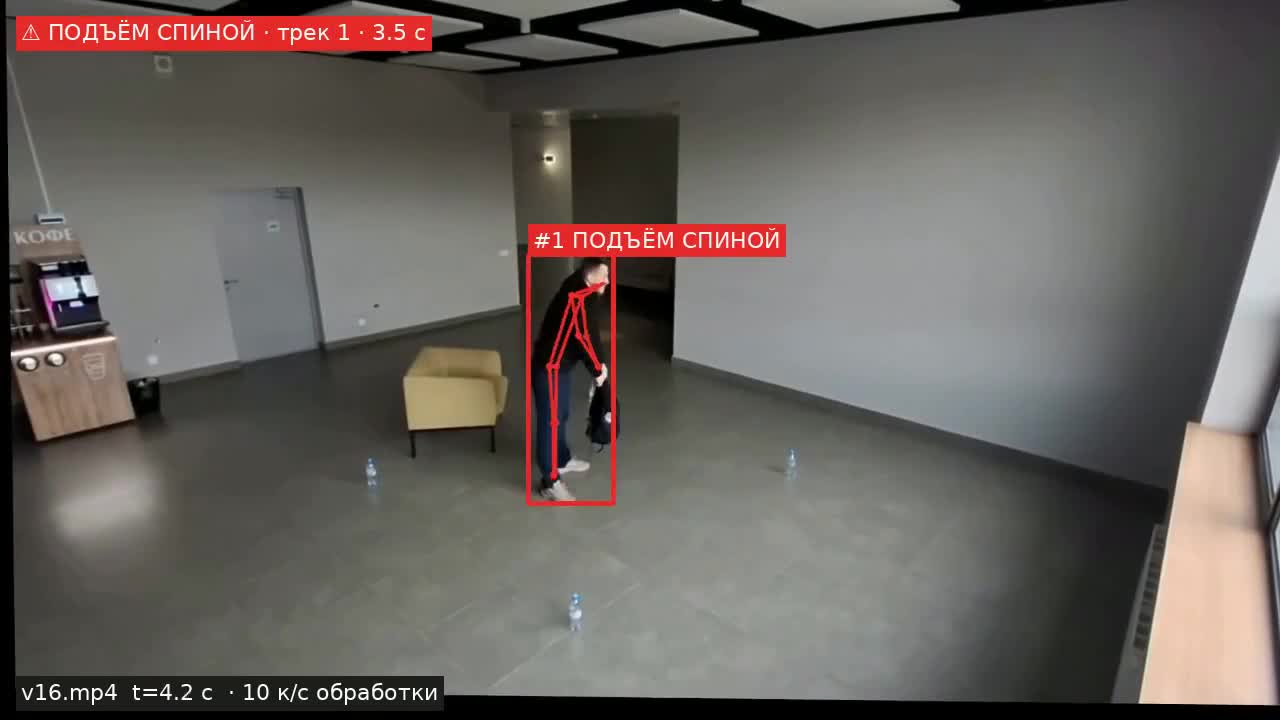
#> input picture journal/web/dataset-media/cp3-carry.jpg, 1280 x 720 px
$ python grid.py ../../journal/web/dataset-media/cp3-carry.jpg
#> lines starting #> are read from the running program, lines starting #| are printed output that depends on the picture; after the words box and inside, x2 and y2 are one past the last pixel; in counts of white or black regions, pixels touching at a corner belong together
"""Первый кадр источника с сеткой координат — чтобы снять пиксели зон и линий для cameras.yaml.

    python -m core.tools.grid D:/video/shift.mp4            # -> shift_grid.jpg рядом с текущей папкой
    python -m core.tools.grid core/demo_frames --step 50
"""
import argparse
from pathlib import Path

import cv2

from core.ingest import list_images


def first_frame(source: str):
    p = Path(source)
    if p.is_dir():
        files = list_images(source)
        return cv2.imread(str(files[0])) if files else None
    cap = cv2.VideoCapture(int(source) if source.isdigit() else source)
    ok, img = cap.read()
#> img is the input picture: shape (720, 1280, 3); mean B, G, R 92.7, 97, 102.8
    cap.release()
    return img if ok else None


def main() -> None:
    ap = argparse.ArgumentParser(description=__doc__, formatter_class=argparse.RawDescriptionHelpFormatter)
    ap.add_argument("source")
    ap.add_argument("--step", type=int, default=100)
    ap.add_argument("--out", type=Path)
    args = ap.parse_args()
    img = first_frame(args.source)
    if img is None:
        raise SystemExit(f"не удалось прочитать кадр: {args.source}")
    h, w = img.shape[:2]
#> h = 720; w = 1280
    for x in range(0, w, args.step):
        cv2.line(img, (x, 0), (x, h), (0, 255, 255), 1)
        cv2.putText(img, str(x), (x + 2, 14), cv2.FONT_HERSHEY_SIMPLEX, 0.45, (0, 255, 255), 1, cv2.LINE_AA)
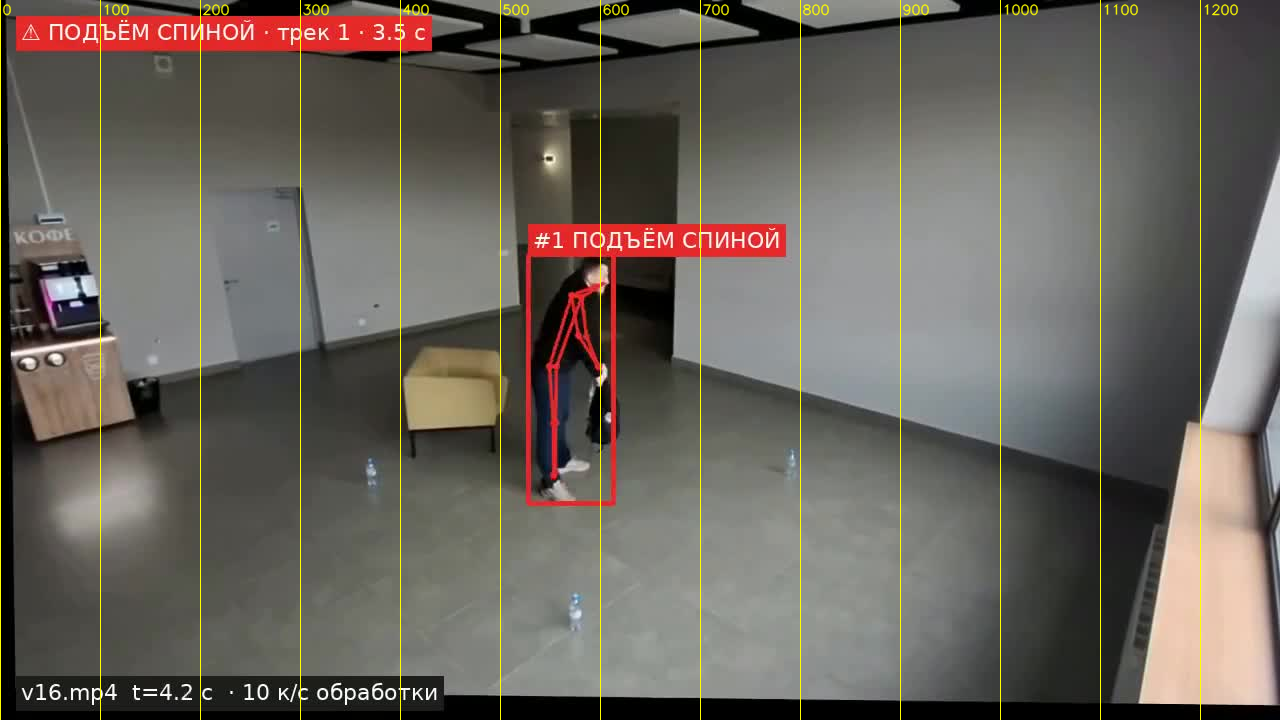
#> img: shape (720, 1280, 3); 1.31% of pixels changed, all inside (x1, y1, x2, y2) = (0, 0, 1239, 720)
    for y in range(0, h, args.step):
        cv2.line(img, (0, y), (w, y), (0, 255, 255), 1)
        cv2.putText(img, str(y), (2, y - 2), cv2.FONT_HERSHEY_SIMPLEX, 0.45, (0, 255, 255), 1, cv2.LINE_AA)
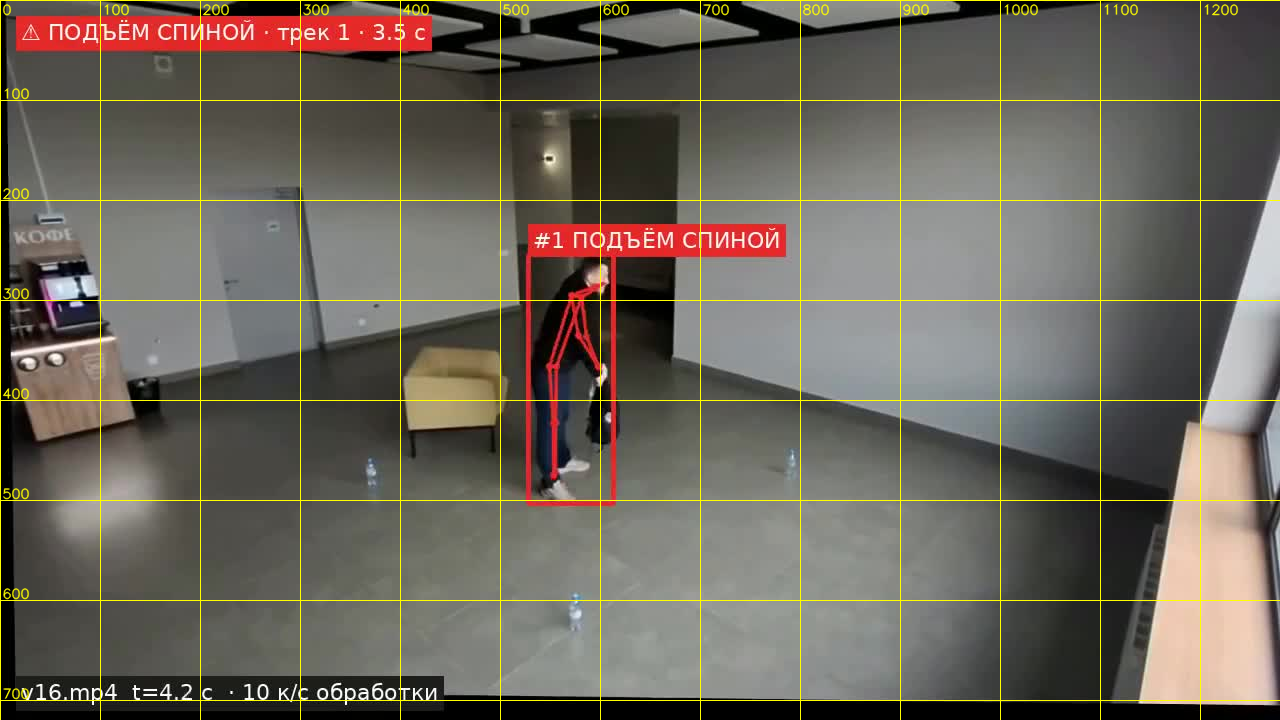
#> img: shape (720, 1280, 3); 1.26% of pixels changed, all inside (x1, y1, x2, y2) = (1, 0, 1280, 701)
    out = args.out or Path(f"{Path(args.source).stem or 'frame'}_grid.jpg")
    cv2.imwrite(str(out), img)
    print(f"кадр {w}×{h} с сеткой: {out}")
#| кадр 1280×720 с сеткой: cp3-carry_grid.jpg


if __name__ == "__main__":
    main()
